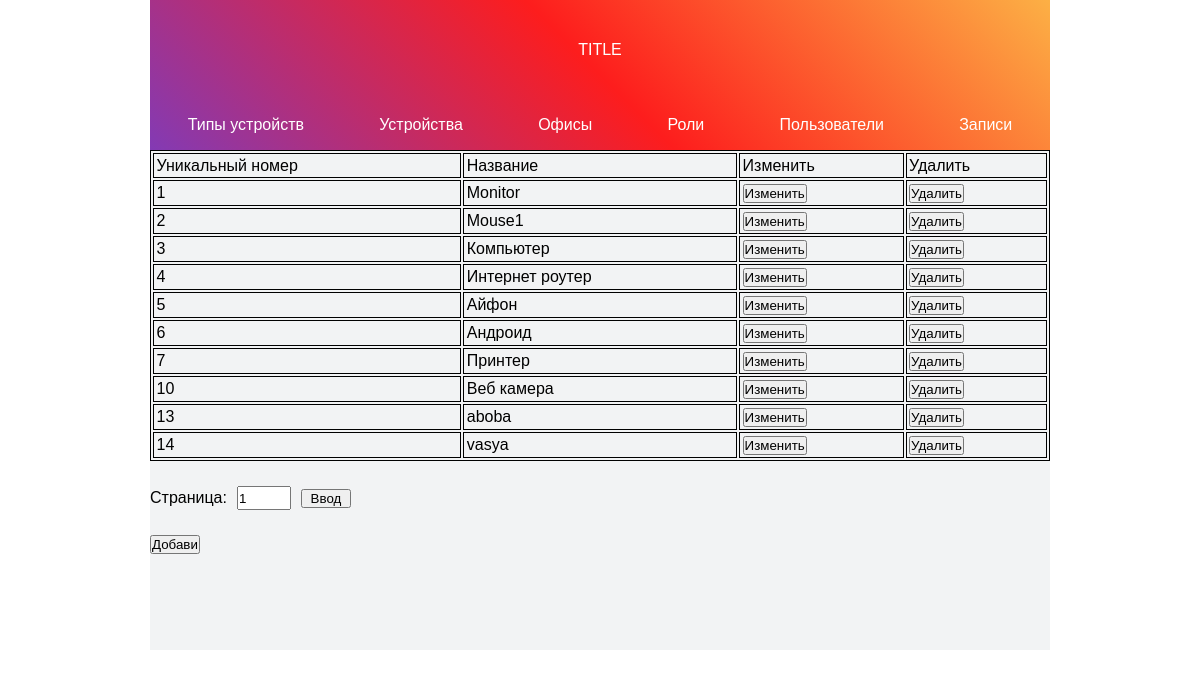
Screenshot of /showTable/1 with the database file from the repository.
### adminpanel/models.py (models this page shows, shortened)
class Type(models.Model):
    name = models.CharField(max_length=50)

### adminpanel/views.py (the view)
# urls.py: path('showTable/<int:num>', views.showTable, name='showTable'),
@requires_csrf_token
def showTable(request, num, bool = False):
    page = 1
    if (request.method == 'POST' and bool == False):
        page = int(request.POST.get('page_num'))
    else:
        page = 1
    i = 10 * (page-1)
    k = 10 * page
    model = getModel(num)
    if (model == None):
        return render(request, 'adminpanel/index.html')
    print((model.__name__ + 'Table.html'))
    objects = model.objects.all()
    if (objects.count() == 0):
           maxPages = 1
    else:
        if ((objects.count()/10).is_integer() == False):
            maxPages = math.floor(objects.count()/10 + 1)
        else:
            maxPages = math.floor(objects.count()/10)
    objects = model.objects.all()[i:k]
    return render(request, 'adminpanel/' + (model.__name__ + 'Table.html'), {'data': objects,
                                                             'numPage': page,
                                                             'maxPages': maxPages})

### adminpanel/models.py (called while the page is built)
def getModel(num):
    if num==1:
        return Type
    elif num==2:
        return Device
    elif num==3:
        return Office
    elif num==4:
        return ClientRole
    elif num==5:
        return Client
    elif num==6:
        return Entry
    else:
        return None

### adminpanel/templates/adminpanel/TypeTable.html (shortened to what this page needs)
<!DOCTYPE html>
{% load static %}
<html lang="en">
<head>
    <link href="{% static 'css/style.css' %}" rel="stylesheet"/>
</head>
<body>
    <div class="content">
        <div class="header">
            <p><a href="">TITLE</a></p>
            <ul id="menuPanel">
                <li><a href="{% url 'showTable' num=1 %}">Типы устройств</a></li>
                <li><a href="{% url 'showTable' num=2 %}">Устройства</a></li>
                <li><a href="{% url 'showTable' num=3 %}">Офисы</a></li>
                <li><a href="{% url 'showTable' num=4 %}">Роли</a></li>
                <li><a href="{% url 'showTable' num=5 %}">Пользователи</a></li>
                <li><a href="{% url 'showTable' num=6 %}">Записи</a></li>
            </ul>
        </div>
        <div class="body">
            <table>
                <tr>
                    <td>
                        <p>Уникальный номер</p>
                    </td>
                    <td>
                         <p>Название</p>
                    </td>
                    <td>
                        <p>Изменить</p>
                    </td>
                    <td>
                        <p>Удалить</p>
                    </td>
                </tr>
                {% for object in data %}
                    <tr>
                        <td>
                            <p>{{ object.id }}</p>
                        </td>
                        <td>
                            <p>{{ object.name }}</p>
                        </td>
                        <form action="{% url 'updateRecord' num=1 pk=object.id%}" method=POST>
                            <td>
                                <input type=submit value="Изменить">
                            </td>
                        </form>
                        <form action="{% url 'deleteRecord' num=1 pk=object.id %}" method=POST>
                            <td>
                                <button value={{ object.id }} name="pk">Удалить</button>
                            </td>
                        </form>
                    </tr>
                {% endfor %}
            </table>
            <form action="{% url 'showTable' num=1 %}" method=POST>
                <div class="selectPage">
                    <p>Страница:</p>
                    <input id="page_num" name="page_num" type="number" value={{ numPage }} min = 1 max = {{ maxPages }}>
                    <input type="submit" value="Ввод">
                </div>
            </form>
            <form action="{% url 'updateRecord' num=1 pk=0 %}" method=POST>
                <div class="selectPage">
                    <input type="submit" value="Добавить">
                </div>
            </form>
        </div>
    </div>
</body>
</html>

### adminpanel/static/css/style.css (style rules this page uses)
* { margin: 0; padding: 0; font-family: Arial, sans-serif; }
ul { list-style: none; }
a { transition: .5s; cursor: pointer; text-decoration: none; color: white; }
table, th, td { border: 1px solid black; }
td { padding: 2.5px; }
table { width: 100%; }
#menuPanel { width: 900px; height: 50px; list-style: none; display: flex; justify-content: space-around; align-items: center; }
.content { width: 900px; min-height: 500px; margin: 0 auto; }
.header { display: flex; width: 100%; height: 150px; background: linear-gradient(45deg, rgba(131,58,180,1) 0%, rgba(253,29,29,1) 50%, rgba(252,176,69,1) 100%); align-items: center; justify-content: center; flex-flow: column wrap; }
.header p { width: 900px; height: 100px; list-style: none; display: flex; justify-content: space-around; align-items: center; }
.body { background-color: #f2f3f4; min-height: 500px; }
.selectPage { width: 900px; display: flex; align-items: center; justify-content: left; margin-top: 25px; }
.selectPage > * { margin: 0px 10px 0 0; }
.selectPage input[type=number] { width: 50px; height: 20px; }
.selectPage input[type=submit] { width: 50px; }

### rows the page displays
Type: id "1", name "Monitor"
Type: id "2", name "Mouse1"
Type: id "3", name "Компьютер"
Type: id "4", name "Интернет роутер"
Type: id "5", name "Айфон"
Type: id "6", name "Андроид"
Type: id "7", name "Принтер"
Type: id "10", name "Веб камера"
Type: id "13", name "aboba"
Type: id "14", name "vasya"
